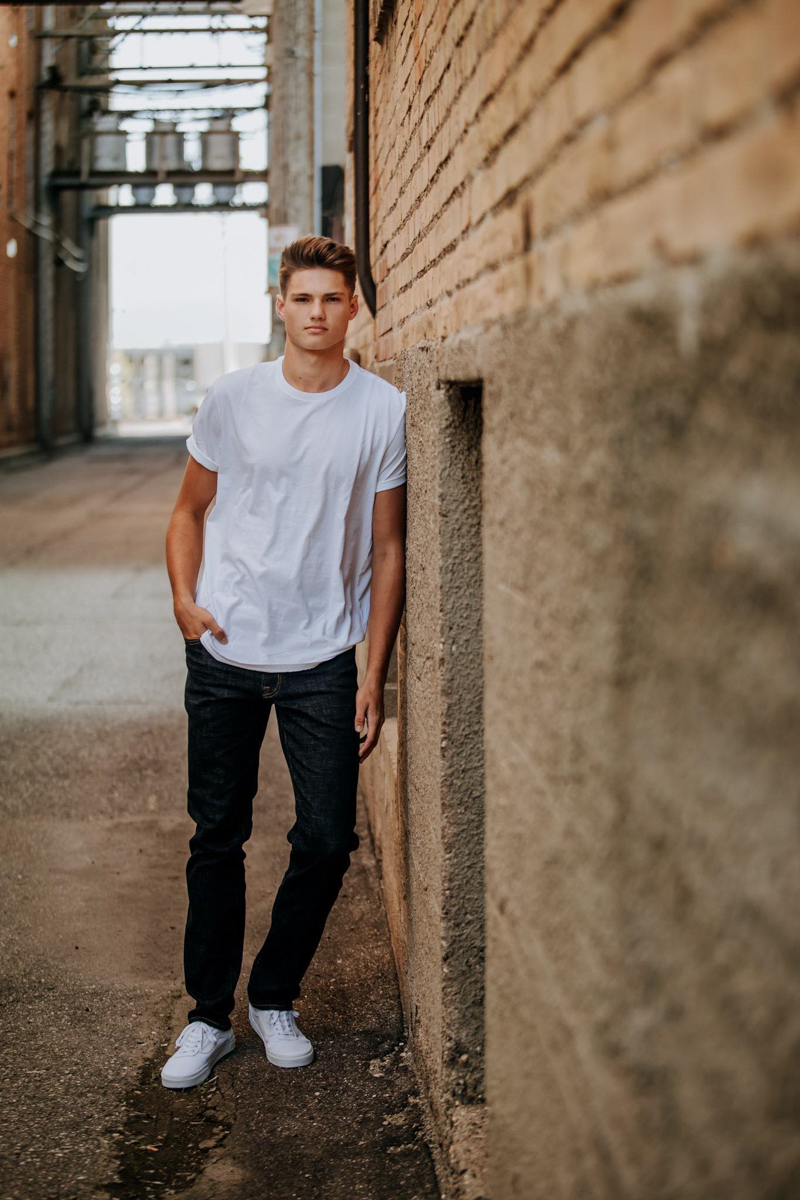
#> input picture Face_detaction/face.jpeg, 800 x 1200 px
$ python faceCode.py
#> lines starting #> are read from the running program, lines starting #| are printed output that depends on the picture; after the words box and inside, x2 and y2 are one past the last pixel; in counts of white or black regions, pixels touching at a corner belong together
import cv2

#STEP:1 Read The Image
img=cv2.imread("face.jpeg",cv2.IMREAD_COLOR)
#> img is the input picture: shape (1200, 800, 3); mean B, G, R 89.5, 106.2, 123.3

#STEP:2 Load The Classifier
face_caascade=cv2.CascadeClassifier("haarcascade_frontalface_default.xml")

#STEP:3 Convert Image Into Greyscale
grey_img=cv2.cvtColor(img,cv2.COLOR_BGR2GRAY)
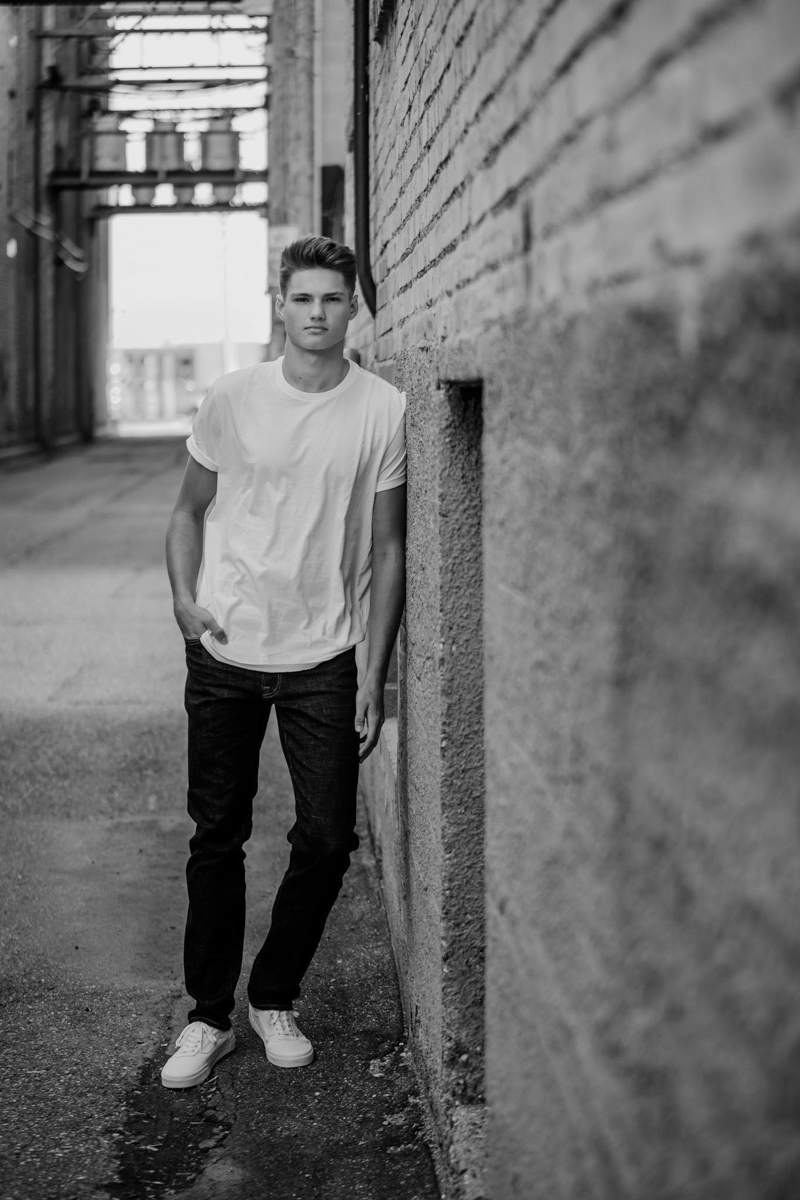
#> grey_img: shape (1200, 800); min 0, max 238, mean 109.4

#STEP:4 Use Classifier To Detect Object in Grayscale Image
        #detectMultiScale(Img_array,
        #                            scalingFactor(Default:1.1),
        #                            minimumNeighbours(default:3))
faces = face_caascade.detectMultiScale(grey_img,1.1,10)  #1.1,4
#> faces = [[277, 269, 81, 81]]
print(faces)
#| [[277 269  81  81]]

#STEP:5 plot Detected Object Using Classifier On the Actual Image

for(x,y,w,h) in faces:
    cv2.rectangle(img,(x,y),(x+w,x+h),(255,0,0),1)
#> this loop made 1 pass
#> img: shape (1200, 800, 3); 0.04% of pixels changed, all inside (x1, y1, x2, y2) = (277, 269, 359, 359)

#STEP:6 Show the Iamge
cv2.imshow("Face Detector",img)
cv2.waitKey(5000)
cv2.destroyAllWindows()
